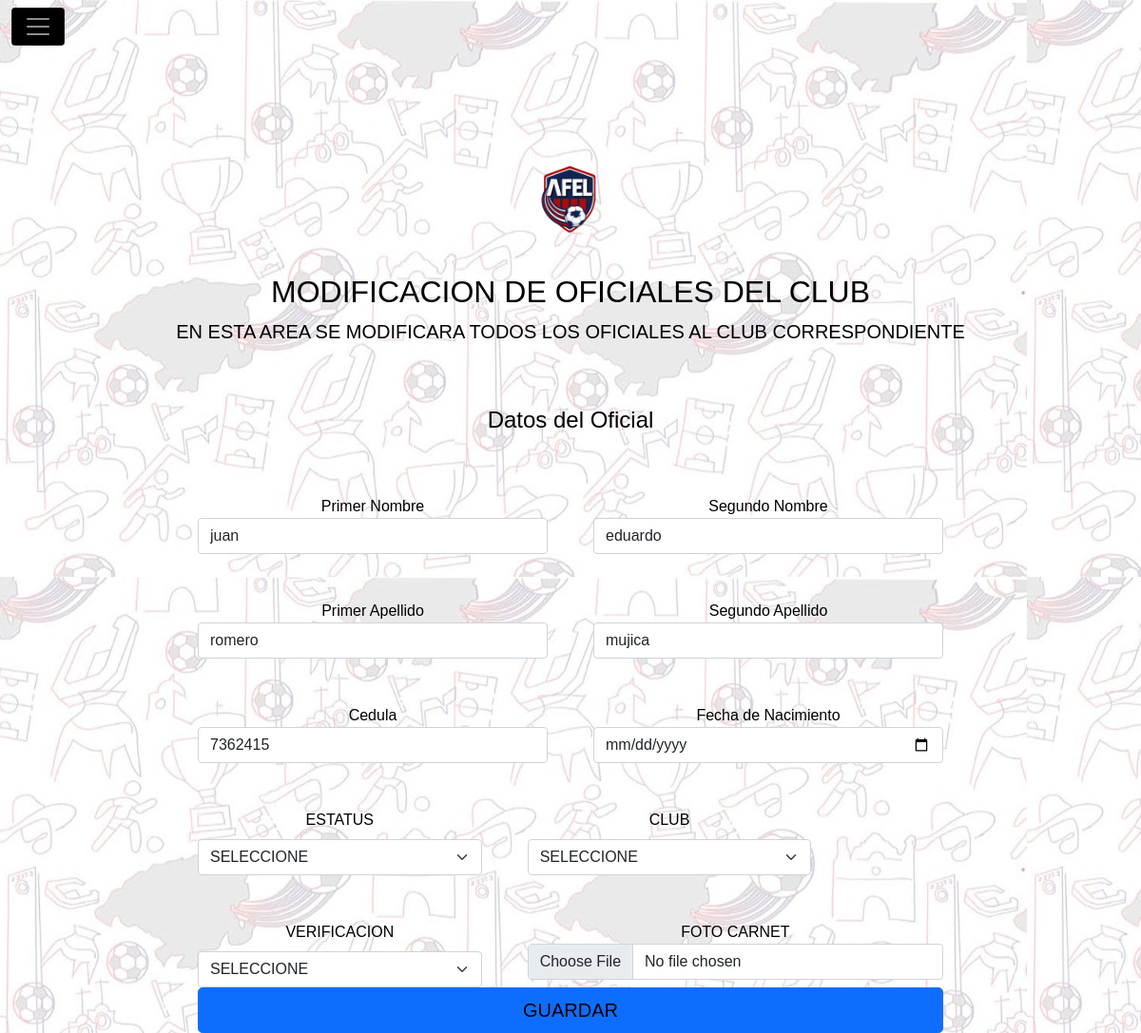
The page /modificar_oficial_club.php?id_user=2 on the database as committed earlier.
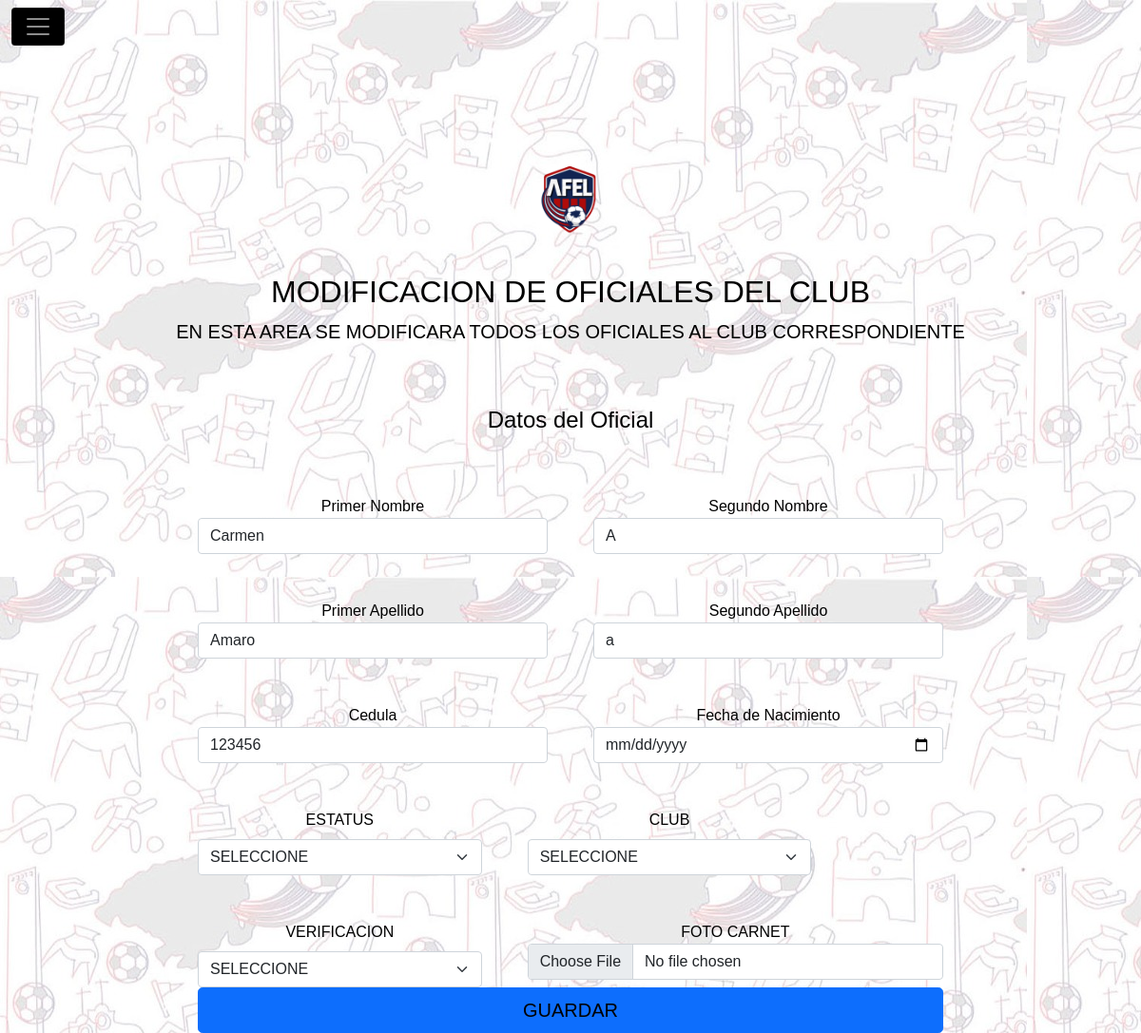
The same page on the database as committed later.
### tables this page shows
CREATE TABLE `usuario` (
  `id_usuario` int(11) NOT NULL,
  `nombre_usuario` varchar(60) NOT NULL,
  `segundoN` varchar(60) NOT NULL,
  `apellido` varchar(60) NOT NULL,
  `segundoA` varchar(60) NOT NULL,
  `ci` int(8) NOT NULL,
  `fecha_nac_us` date NOT NULL,
  `fecha_registro_us` date NOT NULL,
  `imagen_us` varchar(300) NOT NULL,
  `tipo_imagen` varchar(60) NOT NULL,
  `tipo_imagen_dt` varchar(30) NOT NULL,
  `image_dt` varchar(300) NOT NULL,
  `usuario` varchar(60) NOT NULL,
  `clave` varchar(33) NOT NULL,
  `id_t_usuario` int(11) NOT NULL,
  `id_status_sistema` int(11) NOT NULL,
  `id_club` int(11) NOT NULL,
  `id_categoria` int(11) NOT NULL,
  `id_status_verificacion` int(11) NOT NULL,
  `id_carnet_jug` int(11) NOT NULL
);

### modificar_oficial_club.php (the view, shortened to what this page needs)
<?php
$id_us = $_GET['id_user'];
?>
<!DOCTYPE html>
<html lang="es">
<head>
	<link rel="stylesheet" href="./css/bootstrap.css">
	<link rel="stylesheet" type="text/css" href="./css/estilos.css">
	<link rel="stylesheet" href="./js/bootstrap.js">
	<link rel="stylesheet" href="./css/normalize.css">
</head>
<body>
	<div class="content">
		<header>
			<nav class="navbar navbar-dark  fixed-top">
				<div class="container-fluid">
					<button class="navbar-toggler" type="button" data-bs-toggle="offcanvas" data-bs-target="#offcanvasDarkNavbar" aria-controls="offcanvasDarkNavbar">
						<span class="navbar-toggler-icon"></span>
					</button>
				</div>
	</div>
	<main class="main">
		<br>
		<br>
		<br>
		<br>
		<?php
		include './modelo/conexion.php';
		$sql = "SELECT `usuario`.`id_usuario`, `usuario`.`nombre_usuario` , `usuario`.`segundoN`, `usuario`.`apellido` , `usuario`.`segundoA`, `usuario`.`ci`, `club`.`nombre_club`, `categoria`.`nombre_categoria`, `status_sistema`.`nombre_status_sistema`, `status_verificacion`.`nombre_verificacion` , `usuario`.`fecha_nac_us`, `usuario`.`fecha_registro_us`, `usuario`.`imagen_us`
		FROM `usuario`, `club`, `categoria`, `status_sistema`, `status_verificacion`
		WHERE ((`usuario`.`id_t_usuario` = 6
		/*AND `usuario`.`id_status_sistema` = 1 */
		AND `usuario`.`id_usuario` = '$id_us'
		/* AND `usuario`.`id_categoria` = 5 */
		/*	AND `usuario`.`id_status_sistema`= 1 */
		/*AND `usuario`.`id_status_verificacion`= 2*/)
		AND (`usuario`.`id_club` = `club`.`id_club`)
		And (`usuario`.`id_categoria` = `categoria`.`id_categoria`)
		AND (`usuario`.`id_status_sistema` = `status_sistema`.`id_status_sistema`)
		AND (`usuario`.`id_status_verificacion`= `status_verificacion`.`id_status_verificacion`))";
		$res = mysqli_query($conn, $sql);
		while ($row = mysqli_fetch_assoc($res)) {
		?>
			<div class="py-5 text-center">
				<img class="d-block mx-auto mb-4" src="./img/foto-sis/logo-afel.png" alt="" width="72" height="57">
				<h2>MODIFICACION DE OFICIALES DEL CLUB</h2>
				<p class="lead">EN ESTA AREA SE MODIFICARA TODOS LOS OFICIALES AL CLUB CORRESPONDIENTE</p>
			</div>
			<div class="row g-5 form">
				<div class="col-md-7 col-lg-8 form-h">
					<h4 class="titulo-at mb-3">Datos del Oficial</h4>
					<form class="needs-validation" enctype="multipart/form-data" method="POST" action="./controlador/modificar_oficial_club.php" novalidate>
						<div class="row g-5">
							<div class="col-sm-6">
								<label for="inputAddress">Primer Nombre</label>
								<input type="text" class="form-control" id="inputAddress" placeholder="Primer Nombre" name="nombre_usuario" value="<?php echo $row['nombre_usuario']; ?>">
							</div>
							<div class="col-sm-6">
								<label for="inputAddress">Segundo Nombre</label>
								<input type="text" class="form-control" id="inputAddress" placeholder="Segundo Nombre" name="segundo_nombre_usuario" value="<?php echo $row['segundoN']; ?>">
							</div>
							<div class="col-sm-6">
								<label for="inputAddress">Primer Apellido</label>
								<input type="text" class="form-control" id="inputAddress" placeholder="Primer Apellido" name="apellido_usuario" value="<?php echo $row['apellido']; ?>">
							</div>
							<div class="col-sm-6">
								<label for="inputAddress">Segundo Apellido</label>
								<input type="text" class="form-control" id="inputAddress" placeholder="Segundo Apellido" name="segundo_apellido_usuario" value="<?php echo $row['segundoA']; ?>">
							</div>
							<div class="col-sm-6">
								<label for="inputAddress">Cedula</label>
								<input type="text" class="form-control" id="inputAddress" placeholder="Cedula" name="ci_usuario" value="<?php echo $row['ci']; ?>">
							</div>
							<div class="col-sm-6">
								<label for="inputAddress2">Fecha de Nacimiento</label>
								<input type="date" class="form-control" id="inputAddress2" name="fecha_nac" value="<?php echo $row['fecha_nac']; ?>">
							</div>
							<div class="col-md-5">
								<label for="country" class="form-label">ESTATUS</label>
								<select class="form-select select-status" id="country" name="select-status">
									<option value="">SELECCIONE</option>
									<?php
									include './modelo/conexion.php';
									$sql = "SELECT id_status_sistema, nombre_status_sistema FROM status_sistema";
									$res = mysqli_query($conn, $sql);
									?>
								</select>
							</div>
							<div class="col-md-5">
								<label for="country" class="form-label">CLUB</label>
								<select class="form-select select-club" id="country" name="select-club">
									<option value="">SELECCIONE</option>
									<?php
									include './modelo/conexion.php';
									$sql = "SELECT `id_club`, `nombre_club`, `fecha_fund`, `fecha_reg`, `id_status_sistema`, `tipo_acta`, `img_acta`, `tipo_logo`, `img_logo`, `id_status_club` FROM `club` ";
									$res = mysqli_query($conn, $sql);
									?>
								</select>
							</div>
							<div class="col-md-5">
								<label for="country" class="form-label">VERIFICACION</label>
								<select class="form-select select-status-verificacion" id="country" name="select-status-verificacion">
									<option value="">SELECCIONE</option>
									<?php
									include './modelo/conexion.php';
									$sql = "SELECT `id_status_verificacion`, `nombre_verificacion` FROM `status_verificacion` WHERE `id_status_verificacion` = 2";
									$res = mysqli_query($conn, $sql);
									?>
								</select>
							</div>
							<div class="col-md-7">
								<label for="file">FOTO CARNET</label>
								<input class="form-control" name="foto" type="file">
							</div>
						</div>
						<button class="w-100 btn btn-primary btn-lg" type="submit" name="guardar">GUARDAR</button>
					</form>
				</div>
			</div>
		<?php
		}
		?>
	</main>
</body>
</html>

### css/estilos.css (style rules this page uses)
* { font-family: 'Nunito', sans-serif; font-weight: 100; }
body { background-image: url(../img/foto-sis/fondo.jpg); height: 100vh; background-attachment: fixed; }
.mb-4 { width: 120px; height: 120px; }
.mb-4 { text-align: center; }
.navbar-toggler { background: #000; }
.form { justify-content: center; }
.titulo-re, .titulo-at { text-align: center; }
.conocenos-body, .btn { color: #000; }
.row { text-align: center; }

Rows that differ between the two databases and show on the page:
changed usuario: nombre_usuario "juan" → "Carmen"; segundo_nombre_usuario "eduardo" → "A"; apellido_usuario "romero" → "Amaro"; segundo_apellido_usuario "mujica" → "a"; ci_usuario "7362415" → "123456"
